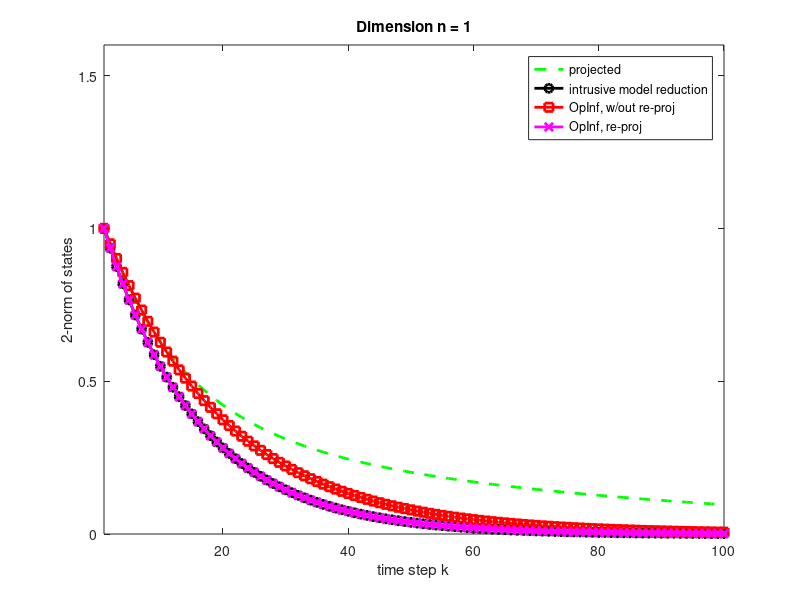
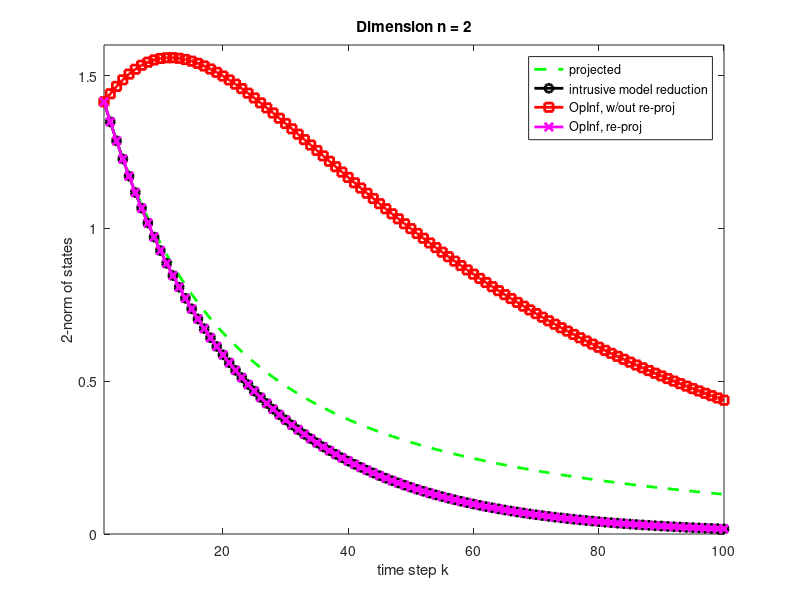
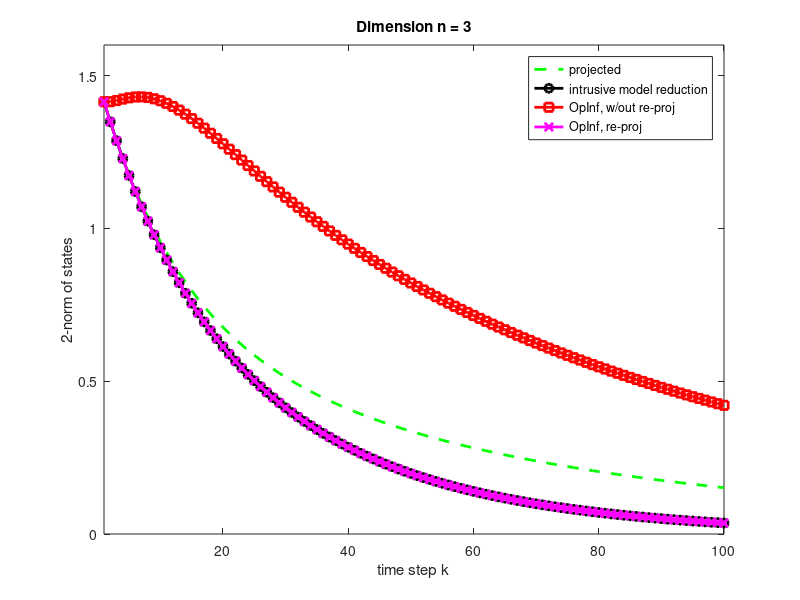
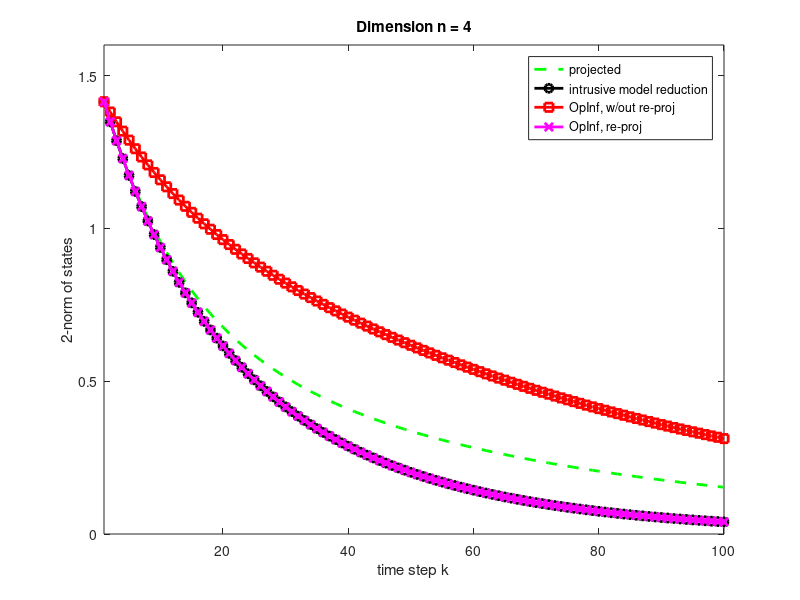

The MATLAB script that drew these images, in order:
function reproj(nList)

if(nargin < 1)
    nList = 1:6;
end

%% generate system matrix
N = 10; % full-model dimension
rng(1); % for reproducibility
D = diag(-logspace(-1, -2, N));
[W, ~] = qr(randn(N, N), 0);
tcA = W'*D*W; % system matrix of time-continuous system
save tcA tcA
dlmwrite('tcA.txt', tcA, 'precision', 16, 'delimiter', ' ');

%% discretize with RK4
deltaT = 1; % time step size
K = 100; % number of time steps
f = @(x)tcA*x;
makeTimeStepRK4 = @(x)myRK4(f, deltaT, x);
% time-discrete matrix A
E = eye(N);
A = E + 1/6*deltaT*(tcA + 2*tcA*(E + deltaT/2*tcA) + 2*tcA*(E + deltaT/2*(tcA*(E + deltaT/2*tcA))) + tcA*(E + deltaT*tcA*(E + deltaT/2*(tcA*(E + deltaT/2*tcA)))));
% A = zeros(N, N);
% for i=1:N
%     A(:, i) = makeTimeStepRK4(E(:, i));
% end

%% set initial condition
% training initial condition is [1, 0, ..., 0]^T
% test initial condition is [1, 1, 0, ..., 0]^T
Xtrain = zeros(N, K);
Xtrain(:, 1) = E(:, 1);
Xtest = zeros(N, K);
Xtest(:, 1) = E(:, 1) + E(:, 2);

%% time step full model
for i=2:K
    Xtrain(:, i) = makeTimeStepRK4(Xtrain(:, i - 1));
    Xtest(:, i) = makeTimeStepRK4(Xtest(:, i - 1));
end

for n=nList
    %% Construct basis and project full-model trajectory
    V = E(:, 1:n);
    XtrainProj = V'*Xtrain;
    XtestProj = V'*Xtest;
    
    %% Re-project
    XtrainReProj = zeros(n, K);
    XtrainReProj(:, 1) = V'*Xtrain(:, 1);
    for i=2:K
        XtrainReProj(:, i) = V'*makeTimeStepRK4(V*XtrainReProj(:, i - 1));
    end
    
    %% Intrusive model reduction
    Ar = V'*A*V;
    
    %% Operator inference without re-proj
    ArOpInf = (XtrainProj(:, 1:K-1)'\XtrainProj(:, 2:K)')';
    
    %% Operator inference with re-proj
    ArOpInfReProj = (XtrainReProj(:, 1:K-1)'\XtrainReProj(:, 2:K)')';

    %% Exact operator inference with data recycling
    [Q,R,P]=qr(XtrainProj(:,1:end-1),"econ"); % exclude last column since that one does not have a successor
    r = rank(XtrainProj);
    [p,~] = find(P(:,1:r));
    [Vr,~,~] = svd(Xtrain(:,p),'econ');
    ArOpInfRecy = ((Vr'*Xtrain(:, p))'\(Vr'*Xtrain(:, p+1))')';
    ArRecy = Vr' *A*Vr;
    norm(ArOpInfRecy-ArRecy)


% %% Store results for analysis
%     save(['results_n_', num2str(n), '.mat'], 'XtrainIntMOR', 'XtestIntMOR', 'XtrainOpInf', 'XtestOpInf', 'XtrainReProj', 'XtestOpInfReProj');
% 
    %% Time stepping reduced models
    XtestIntMOR = zeros(n, K);
    XtrainIntMOR = zeros(n, K);
    XtestIntMOR(:, 1) = V'*Xtest(:, 1);
    XtrainIntMOR(:, 1) = V'*Xtrain(:, 1);
    XtestOpInf = zeros(n, K);
    XtestOpInf(:, 1) = V'*Xtest(:, 1);
    XtestOpInfReProj = zeros(n, K);
    XtestOpInfReProj(:, 1) = V'*Xtest(:, 1);
    for i=2:K
        XtestIntMOR(:, i) = Ar*XtestIntMOR(:, i - 1);
        XtrainIntMOR(:, i) = Ar*XtrainIntMOR(:, i - 1);
        XtestOpInf(:, i) = ArOpInf*XtestOpInf(:, i - 1);
        XtestOpInfReProj(:, i) = ArOpInfReProj*XtestOpInfReProj(:, i - 1);
    end
    
    %% plot
    figure;
    plot(sqrt(sum(XtestProj.^2, 1)), '--g', 'LineWidth', 2);
    hold on;
    plot(sqrt(sum(XtestIntMOR.^2, 1)), '-ok', 'LineWidth', 2);
    hold on;
    plot(sqrt(sum(XtestOpInf.^2, 1)), '-sr', 'LineWidth', 2);
    hold on;
    plot(sqrt(sum(XtestOpInfReProj.^2, 1)), '-mx', 'LineWidth', 2);
    xlabel('time step k');
    ylabel('2-norm of states');
    legend('projected', 'intrusive model reduction', 'OpInf, w/out re-proj', 'OpInf, re-proj');
    title(['Dimension n = ', num2str(n)]);
    axis([-Inf Inf 0 1.6]);
    
end

end

function rhs = myRK4(f, deltaT, x)
% Runge Kutta 4th order discretization in time

k1 = deltaT*f(x);
k2 = deltaT*f(x + k1/2);
k3 = deltaT*f(x + k2/2);
k4 = deltaT*f(x + k3);
rhs = x + 1/6*(k1 + 2*k2 + 2*k3 + k4);

end
